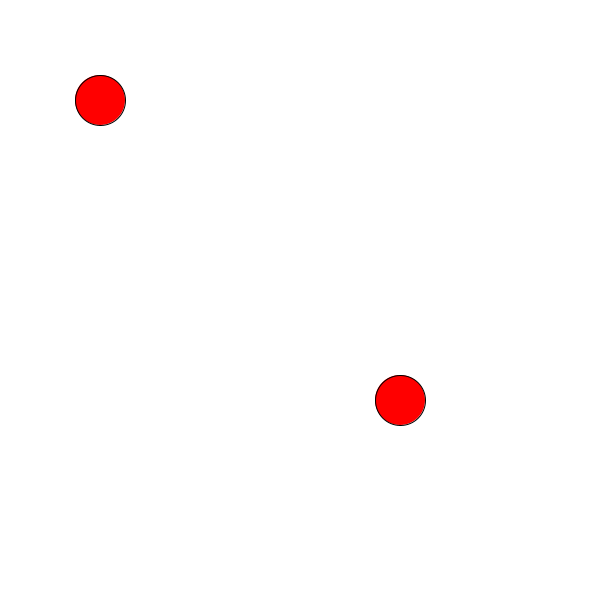
Frame 1 (no input)
Frame 60 (the mouse pressed at the canvas centre just before this capture): identical to frame 1, image omitted
Frame 120 (the mouse held since frame 60 and released just before this capture): identical to frame 1, image omitted

The Processing sketch that drew this single still picture (run headless with seeded random() and noise(); from frame 60 on, the mouse is pressed at the canvas centre):

// Processing sketch: sketch_160316a
// ── sketch_160316a.pde
void setup() {
size(600,600);
}


void draw() { 
background(#ffffff);
piros_korok();
}

void piros_korok(){
fill (#ff0000); 

ellipse(100, 100, 50, 50);
ellipse(400,400,50, 50);
}
